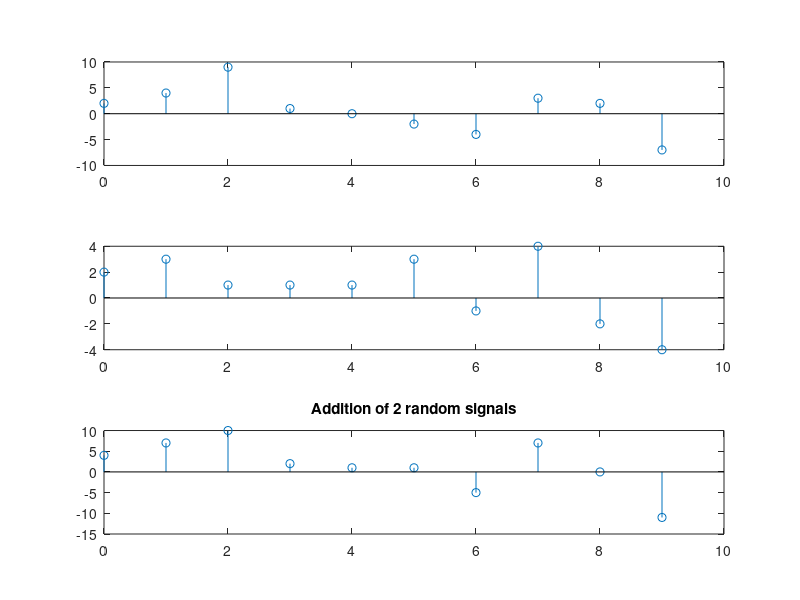

Write MATLAB code to recreate this figure.
t = 0:1:9
s1 = [2,4,9,1,0,-2,-4,3,2,-7]
s2 = [2,3,1,1,1,3,-1,4,-2,-4]
addition = s1+s2
subplot(3,1,1)
stem(t,s1)
subplot(3,1,2)
stem(t,s2)
subplot(3,1,3)
stem(t,addition)
title('Addition of 2 random signals')